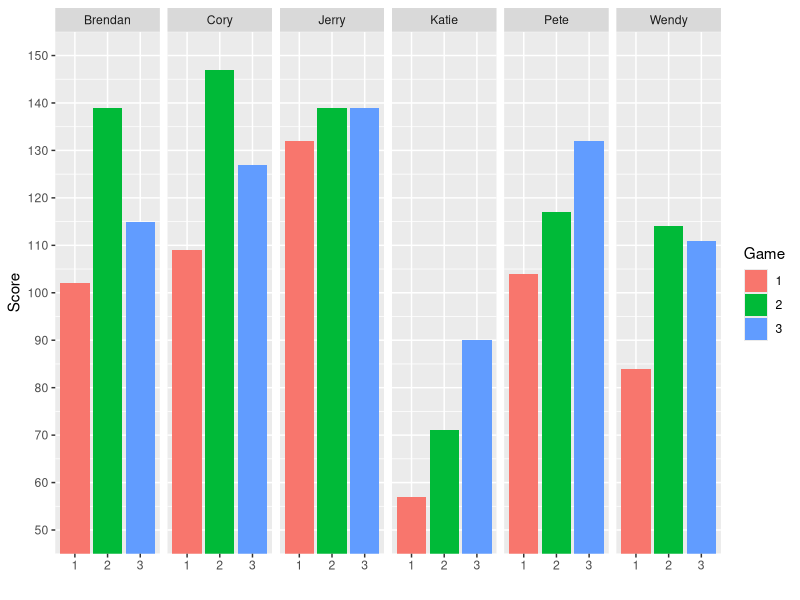
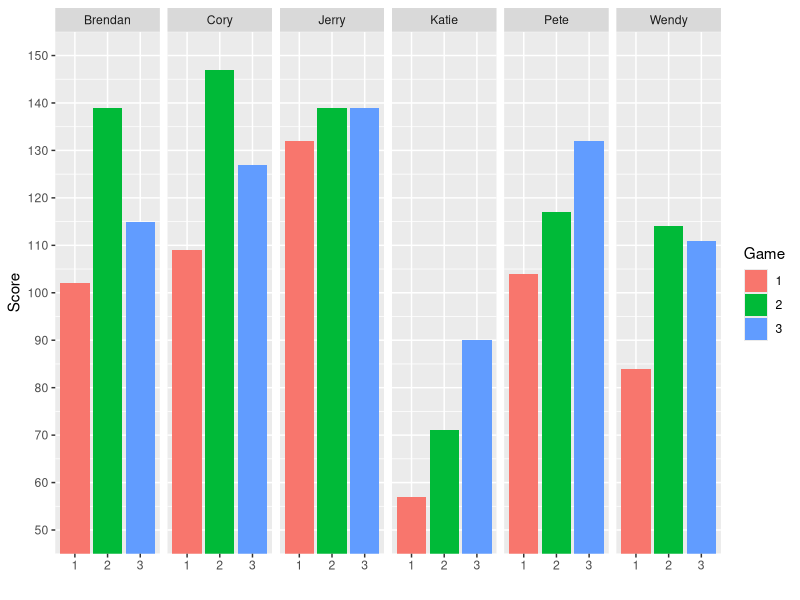

Source code (R) for these figures, in order: (Note: this script raises an error after producing the figures.)

require(ggplot2)
df <- read.csv("bowling.csv", strip.white=T)

a <- 1:200

# faceted
ggplot(df, aes(x=factor(game), y=score)) +
  geom_bar(stat="identity",aes(fill=factor(game))) + facet_grid(.~name) +
  coord_cartesian(ylim=c(50, 150)) + scale_y_continuous(breaks=a[a%%10==0]) +
  scale_fill_discrete(name="Game") + xlab("") + ylab("Score")
ggsave("faceted_bowling.jpg")

# dodged
ggplot(df, aes(x=factor(name), y=score)) +
  geom_bar(position="dodge", stat="identity",aes(fill=factor(game))) +
  coord_cartesian(ylim=c(50, 150)) + scale_y_continuous(breaks=a[a%%10==0]) +
  xlab("") + ylab("Score") + scale_fill_discrete(name="Game") +
  geom_hline(y=100, color="red", size=1) +
  opts(axis.text.x = theme_text(size=14))
ggsave("dodged_bowling.jpg")
